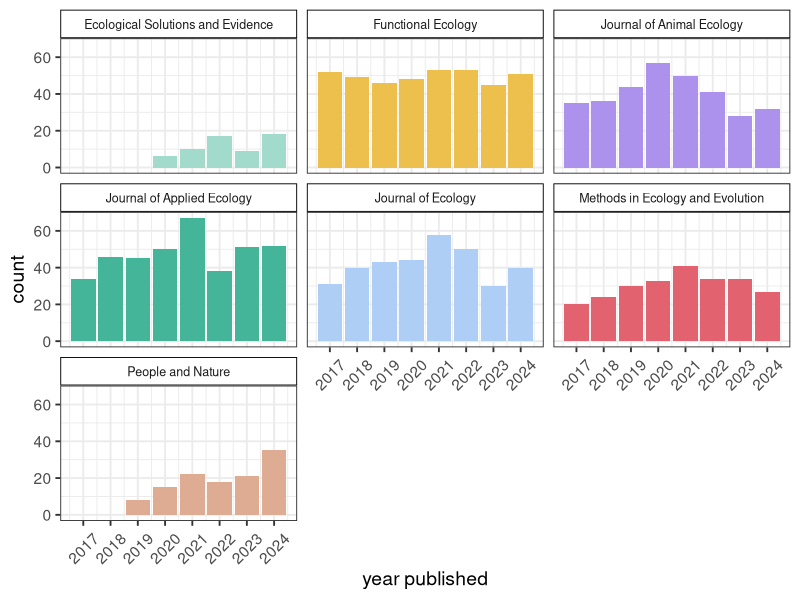
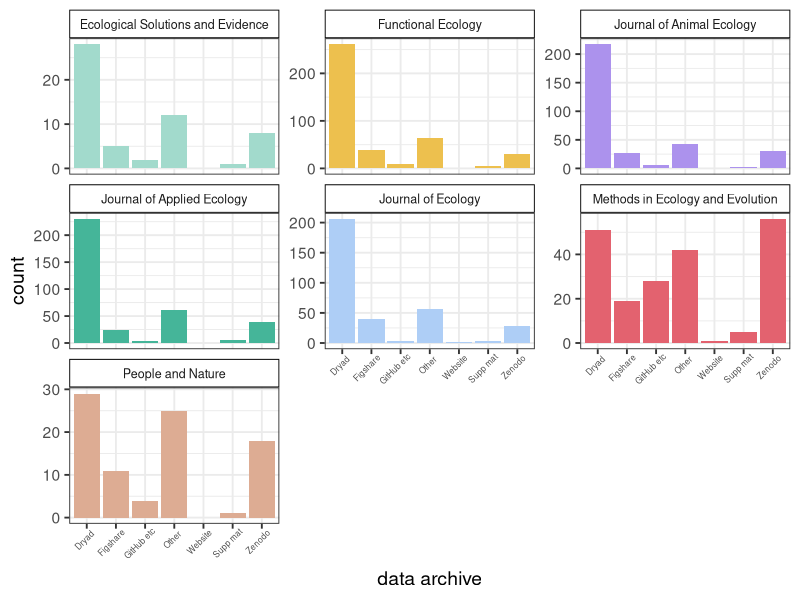
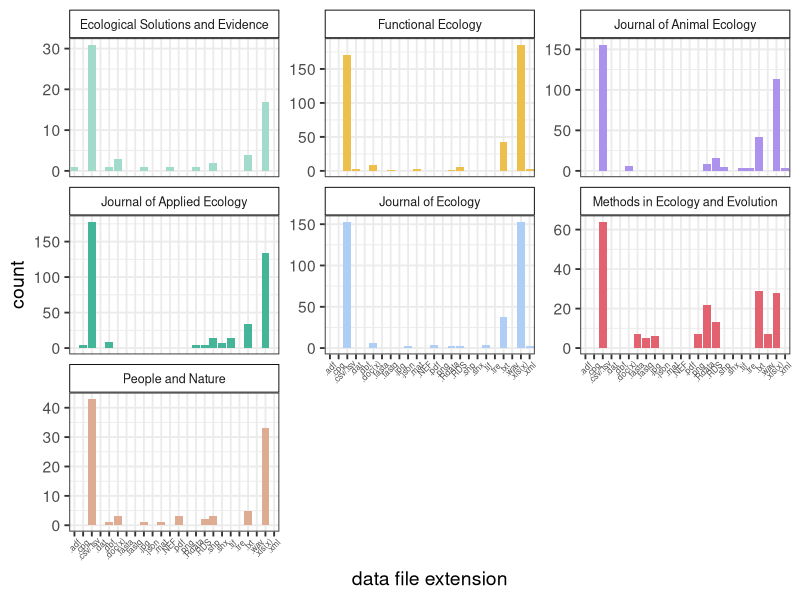
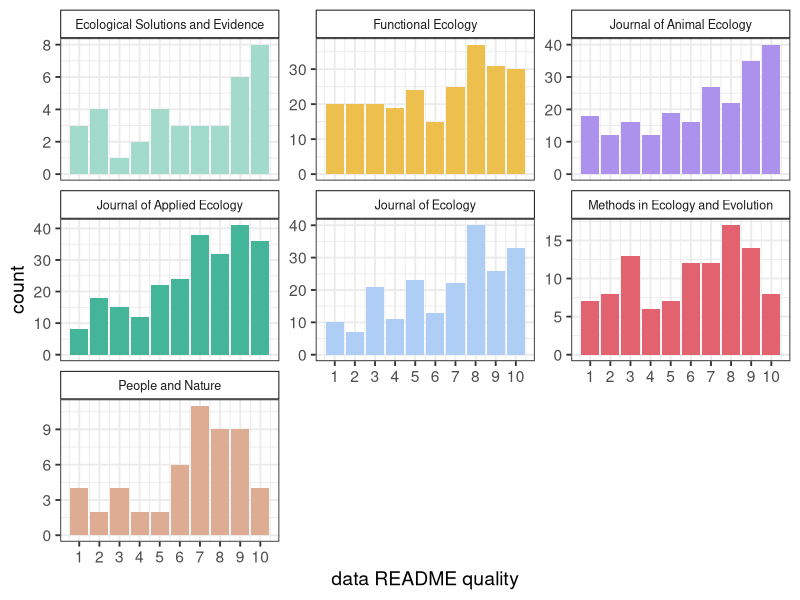
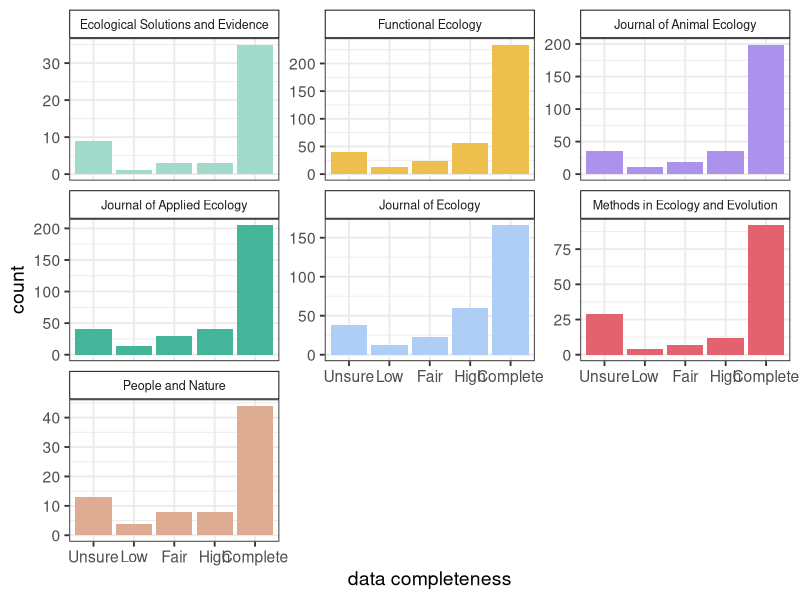
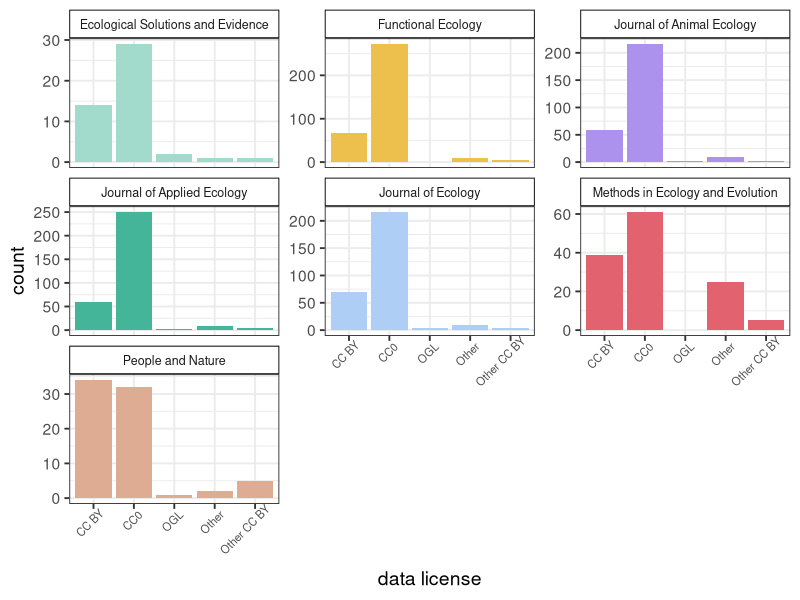
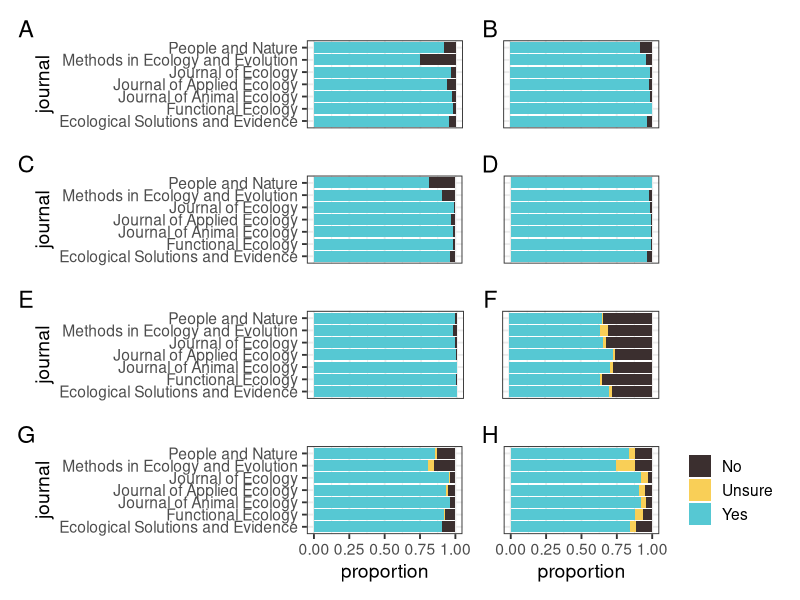
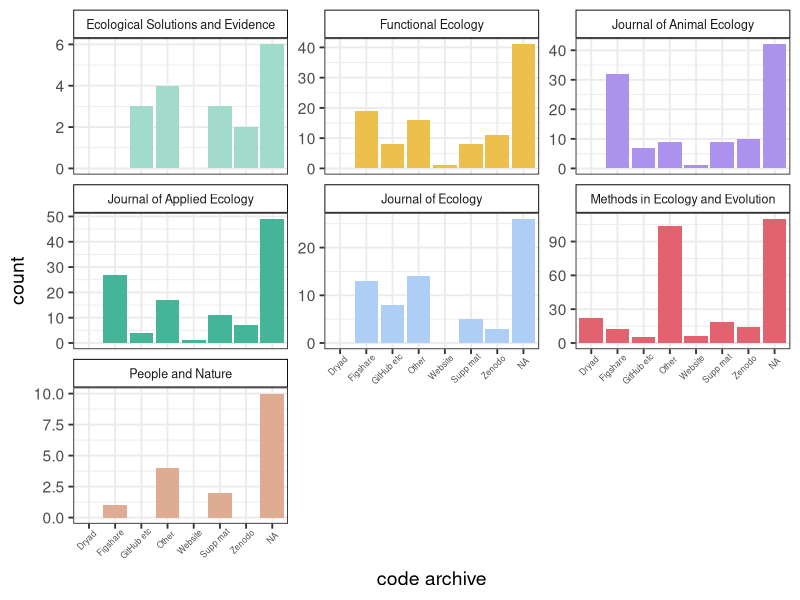

These figures' R source, in order:
# Figures by journal for supplemental

# Load libraries
library(tidyverse)
library(patchwork)

# Build colour scheme for the journals
journal_cols <- c("#A2DACC", # ESE
                  "#EDC04E", # Functional Ecology
                  "#AC92ED", # J Animal Ecology
                  "#45B599", # J Applied Ecology
                  "#AECEF6", # J Ecology
                  "#e3626f", # MEE
                  "#DDAC93") # People and Nature

# Read in the data
papers <- read_csv("data/BES-data-code-hackathon-cleaned_2025-11-16.csv")

remove_x <- theme(axis.title.x=element_blank(),
                  axis.text.x=element_blank(),
                  axis.ticks.x=element_blank())

remove_y <- theme(axis.title.y=element_blank(),
                  axis.text.y=element_blank(),
                  axis.ticks.y=element_blank())
#-------------------------------------------------------------------------------
# Recode as appropriate to clean options up a bit
#------------------------------------------------------------------------------
papers <-
  papers %>%
  mutate(data_availability = case_when(data_availability == "No, but they are available on request" ~ "No",
                                     TRUE ~ as.character(data_availability))) %>%
  mutate(data_download = case_when(data_download == "No, because the data are embargoed" ~ "No",
                                   data_download == "Yes, but not all data" ~ "Yes",
                                   TRUE ~ as.character(data_download))) %>%
  mutate(data_open = case_when(data_open == "Needs specific software or too large" ~ "Maybe",
                               data_open == "Yes, but not all files" ~ "Yes",
                               TRUE ~ as.character(data_open))) %>%
  mutate(data_README = case_when(data_README == "Quasi-README" ~ "Yes",
                                 TRUE ~ as.character(data_README))) %>%
  mutate(data_doi = case_when(data_doi == "Yes, but not for all data archived" ~ "Yes",
                              data_doi == "Yes, but DOI not found/incorrect" ~ "No",
                              TRUE ~ as.character(data_doi))) %>%
  mutate(data_license = case_when(data_license == "Yes, but not for all data archived" ~ "Yes",
                                  TRUE ~ as.character(data_license))) %>%
  mutate(code_open = case_when(code_open == "Maybe if I had the right software" ~ "Maybe",
                               TRUE ~ as.character(code_open))) %>%
  mutate(code_doi = case_when(code_doi == "Yes, same as data" ~ "Yes",
                              TRUE ~ as.character(code_doi)))

#------------------------------------------------------------------------------
# 1. Papers per year
#--------------------
# Summarise papers per year per journal
paper_summary <-
  papers %>%
  group_by(journal, year_published) %>%
  summarise(count = n())

# Plot
ggplot(paper_summary, aes(x = year_published, y = count, fill = journal)) +
  geom_col() +
  theme_bw(base_size = 14) +
  scale_fill_manual(values = journal_cols) +
  theme(legend.position = "none") +
  facet_wrap(~ journal) +
  theme(strip.background = element_rect(colour = "black", fill = "white"), 
        strip.text.x = element_text(size = 9)) +
  xlab("year published") +
  scale_x_continuous(breaks = 2017:2024) +
  theme(axis.text.x = element_text(angle = 45, vjust = 0.5))

# Save figure
ggsave(file = "figures/supp-fig_journals-year.png", width = 8, height = 6)

#-------------------------------------------------------------------------------
# 2. How many papers have data?
#------------------------------
data_by_journal <- 
  papers %>% 
  group_by(journal, data_used)

A <- 
  ggplot(data_by_journal, aes(x = journal, fill = data_used)) + 
  geom_bar(position = "fill") + 
  coord_flip() + 
  scale_fill_manual(values = c("#3b2f2f", "#56c8d3")) +
  theme_bw(base_size = 14) +
  theme(legend.position = "none") +
  remove_x

#-------------------------------------------------------------------------------
# 3. Is the data mentioned in the Data Availability statement?
#--------------------------------------------------------------
data_avail_by_journal <- 
  papers %>% 
  filter(data_used == "Yes") %>% 
  select(journal, data_availability)

B <- 
  ggplot(data_avail_by_journal, aes(x = journal, fill = data_availability)) + 
  geom_bar(position = "fill") + 
  scale_fill_manual(values = c("#3b2f2f", "#56c8d3")) +
  coord_flip() + 
  theme_bw(base_size = 14) +
  theme(legend.position = "none") +
  remove_y +
  remove_x

#--------------------------------------------------------------
# 4. Where are the data archived?
#--------------------------------------------------------------
data_archive_by_journal <- 
  papers %>% 
  filter(data_used == "Yes") %>% 
  select(journal, data_archive) %>% 
  na.omit() %>%
  separate_longer_delim(cols = data_archive, delim = ";") %>%
  group_by(journal, data_archive) %>%
  summarise(count = n())

# split by journal
ggplot(data_archive_by_journal, aes(x = data_archive, y = count, fill = journal)) + 
  geom_col() + 
  theme_bw(base_size = 14) +
  # Remove legend title
  theme(legend.title = element_blank()) +
  scale_fill_manual(values = journal_cols) +
  facet_wrap(~journal, scales = "free_y") +
  theme(legend.position = "none") +
  theme(axis.text.x = element_text(angle = 45, size = 6, hjust = 0.8)) +
  theme(strip.background = element_rect(colour = "black", fill = "white"), 
        strip.text.x = element_text(size = 9)) +
  xlab("data archive") +
  scale_x_discrete(labels = c("Dryad", "Figshare", "GitHub etc", "Other", "Website", "Supp mat", "Zenodo"))

# Save figure
ggsave(file = "figures/supp-fig_journals-data-archive.png", width = 8, height = 6)

#--------------------------------------------------------------
# 5. Can the data be accessed via the link?
#--------------------------------------------------------------
data_link_by_journal <- 
  papers %>% 
  filter(data_used == "Yes") %>% 
  select(journal, data_link) %>% 
  na.omit()

C <- 
  ggplot(data_link_by_journal, aes(x = journal, fill = data_link)) + 
  geom_bar(position = "fill") + 
  scale_fill_manual(values = c("#3b2f2f", "#56c8d3")) +
  coord_flip() + 
  theme_bw(base_size = 14) +
  theme(legend.position = "none") +
  remove_x

#--------------------------------------------------------------
# 6. Can the data be downloaded?
#--------------------------------------------------------------
data_download_by_journal <- 
  papers %>% 
  filter(data_used == "Yes") %>% 
  select(journal, data_download) %>% 
  mutate(data_download = factor(data_download, levels = c("No", "No, because the data are embargoed",
                                                          "Yes, but not all data", "Yes" ))) %>%
  na.omit()

D <- 
  ggplot(data_download_by_journal, aes(x = journal, fill = data_download)) + 
  geom_bar(position = "fill") + 
  scale_fill_manual(values = c("#3b2f2f", "#56c8d3")) +
  coord_flip() + 
  theme_bw(base_size = 14) +
  theme(legend.position = "none") +
  remove_y +
  remove_x

#--------------------------------------------------------------
# 7. Can the data be opened?
#--------------------------------------------------------------
data_open_by_journal <- 
  papers %>% 
  filter(data_used == "Yes") %>% 
  select(journal, data_open) %>% 
  mutate(data_open = factor(data_open, levels = c("No", "Needs specific software or too large",
                                                  "Yes, but not all files", "Yes" ))) %>%
  na.omit()

E <- 
  ggplot(data_open_by_journal, aes(x = journal, fill = data_open)) + 
  geom_bar(position = "fill") + 
  scale_fill_manual(values = c( "#3b2f2f", "#56c8d3")) +
  coord_flip() + 
  theme_bw(base_size = 14) +
  theme(legend.position = "none") +
  remove_x

#--------------------------------------------------------------
# 8. What file extensions are the data stored in?
#--------------------------------------------------------------

# Top data 10 file extensions
summary_data_format <- 
  papers %>% 
  filter(data_used == "Yes") %>% 
  select(journal, data_format) %>%
  separate_longer_delim(cols = data_format, delim = ";") %>%
  na.omit() %>%
  group_by(journal, data_format) %>%
  summarise(count = n()) %>% 
  arrange(-count) %>% 
  slice(1:10)

ggplot(summary_data_format, aes(x = data_format, y = count, fill = journal)) +
  geom_col() +
  facet_wrap(~journal, scales = "free_y") +
  theme_bw(base_size = 14) +
  theme(strip.background = element_rect(colour = "black", fill = "white"), 
        strip.text.x = element_text(size = 9)) +
  xlab("data file extension") +
  scale_fill_manual(values = journal_cols) +
  theme(legend.position = "none") +
  theme(axis.text.x = element_text(angle = 45, size = 6, hjust = 0.8))

# Save figure
ggsave(file = "figures/supp-fig_journals-data-file-extension.png", width = 8, height = 6)

#--------------------------------------------------------------
# 9. Does the data have a readme?
#--------------------------------------------------------------
data_readme_by_journal <- 
  papers %>% 
  filter(data_used == "Yes") %>% 
  select(journal, data_README) %>%
  na.omit()

F <- 
  ggplot(data_readme_by_journal, aes(x = journal, fill = data_README)) + 
  geom_bar(position = "fill") + 
  scale_fill_manual(values = c( "#3b2f2f","#f9cf57", "#56c8d3")) +
  coord_flip() + 
  theme_bw(base_size = 14) +
  theme(legend.position = "none") +
  remove_y +
  remove_x

#--------------------------------------------------------------
# 10. How useful is the readme?
#--------------------------------------------------------------
data_readme_scale_by_journal <- 
  papers %>% 
  filter(data_used == "Yes") %>% 
  select(journal, data_README_scale) %>%
  na.omit()

ggplot(data_readme_scale_by_journal, aes(x = data_README_scale, fill = journal)) + 
  geom_bar() + 
  theme_bw(base_size = 14) +
  # Remove legend
  theme(legend.position = "none") +
  scale_fill_manual(values = journal_cols) +
  theme(strip.background = element_rect(colour = "black", fill = "white"), 
        strip.text.x = element_text(size = 9)) +
  facet_wrap(~journal, scales = "free_y") +
  xlab("data README quality") +
  scale_x_continuous(breaks = 1:10)

# Save figure
ggsave(file = "figures/supp-fig_journals-data-readme-quality.png", width = 8, height = 6)

# Average usefulness of README
data_readme_scale_by_journal %>% 
  group_by(journal) %>% 
  summarise(`Average README usefulness` = median(data_README_scale, na.rm = TRUE))

#--------------------------------------------------------------
# 11. How complete are the archived data?
#--------------------------------------------------------------
data_completeness_by_journal <- 
  papers %>% 
  filter(data_used == "Yes") %>% 
  select(journal, data_completeness) %>% 
  mutate(data_completeness = factor(data_completeness, levels = c("Unsure", "Low", "Fair", 
                                                                  "High", "Complete"))) %>%
  na.omit() 

ggplot(data_completeness_by_journal, aes(x = data_completeness, fill = journal)) + 
  geom_bar() + 
  theme_bw(base_size = 14) +
  # Remove legend
  theme(legend.position = "none") +
  scale_fill_manual(values = journal_cols) +
  theme(strip.background = element_rect(colour = "black", fill = "white"), 
        strip.text.x = element_text(size = 9)) +
  facet_wrap(~journal, scales = "free_y") +
  xlab("data completeness")

# Save figure
ggsave(file = "figures/supp-fig_journals-data-completeness.png", width = 8, height = 6)

#--------------------------------------------------------------
# 12. Does the data have a DOI?
#--------------------------------------------------------------
data_doi_by_journal <- 
  papers %>% 
  filter(data_used == "Yes") %>% 
  select(journal, data_doi) %>% 
  na.omit() 

G <- 
  ggplot(data_doi_by_journal, aes(x = journal, fill = data_doi)) + 
  geom_bar(position = "fill") + 
  coord_flip() + 
  theme_bw(base_size = 14) +
  # Remove legend title
  theme(legend.title = element_blank()) +
  ylab("proportion") +
  theme(legend.position = "none") +
  scale_fill_manual(values = c( "#3b2f2f","#f9cf57", "#56c8d3"))

#--------------------------------------------------------------
# 13. Does the data have a license?
#--------------------------------------------------------------
data_license_by_journal <- 
  papers %>% 
  filter(data_used == "Yes") %>% 
  select(journal, data_license) %>% 
  mutate(data_license = factor(data_license, levels = c("No", "Unsure", "Yes, but not for all data archived", "Yes"))) %>%
  na.omit() 

H <- 
  ggplot(data_license_by_journal, aes(x = journal, fill = data_license)) + 
  geom_bar(position = "fill") + 
  scale_fill_manual(values = c( "#3b2f2f", "#f9cf57", "#56c8d3")) +
  coord_flip() + 
  theme_bw(base_size = 14) +
  ylab("proportion") +
  # Remove legend title
  theme(legend.title = element_blank()) +
  remove_y

#--------------------------------------------------------------
# 14. If it does have a license what type?
#--------------------------------------------------------------
data_license_type_by_journal <- 
  papers %>% 
  filter(data_used == "Yes" & data_license_type != "No") %>% 
  select(journal, data_license_type) %>% 
  mutate(data_license_type = case_when(data_license_type == "CC BY derivatives" ~ "Other CC BY",
                                       TRUE ~ as.character(data_license_type))) %>%
  na.omit() 

ggplot(data_license_type_by_journal, aes(fill = journal, x = data_license_type)) + 
  geom_bar() + 
  theme_bw(base_size = 14) +
  # Remove legend
  theme(legend.position = "none") +
  scale_fill_manual(values = journal_cols) +
  theme(strip.background = element_rect(colour = "black", fill = "white"), 
        strip.text.x = element_text(size = 9)) +
  facet_wrap(~journal, scales = "free_y") +
  xlab("data license") +
  theme(axis.text.x = element_text(angle = 45, size = 8, hjust = 0.8, ))

# Save figure
ggsave(file = "figures/supp-fig_journals-data-license.png", width = 8, height = 6)

#--------------------------------------------------------------
# Combine plots
#--------------------------------------------------------------

(A + B) / (C + D) / (E + F) + (G + H) + plot_annotation(tag_levels = "A")

# Save figure
ggsave(file = "figures/supp-fig_journals-data-variables.png", width = 8, height = 8)

#------------------------------
# CODE
#------------------------------------------------------------------------------
# 2. How many papers have code?
#------------------------------
code_by_journal <- 
  papers %>% 
  group_by(journal, code_used)

A1 <- 
  ggplot(code_by_journal, aes(x = journal, fill = code_used)) + 
  geom_bar(position = "fill") + 
  coord_flip() + 
  scale_fill_manual(values = c("#3b2f2f", "#f9cf57", "#56c8d3")) +
  theme_bw(base_size = 14) +
  theme(legend.position = "none") +
  remove_x

#-------------------------------------------------------------------------------
# 3. Is the code mentioned in the Data Availability statement?
#--------------------------------------------------------------
code_avail_by_journal <- 
  papers %>% 
  filter(code_used == "Yes") %>% 
  select(journal, code_availability) %>%
  na.omit()

B1 <- 
  ggplot(code_avail_by_journal, aes(x = journal, fill = code_availability)) + 
  geom_bar(position = "fill") + 
  scale_fill_manual(values = c("#3b2f2f", "#56c8d3")) +
  coord_flip() + 
  theme_bw(base_size = 14) +
  theme(legend.position = "none") +
  remove_y +
  remove_x
#--------------------------------------------------------------
# 4. Where are the code archived?
#--------------------------------------------------------------
code_archive_by_journal <- 
  papers %>% 
  filter(code_used == "Yes") %>% 
  select(journal, code_archive) %>% 
  na.omit() %>%
  separate_longer_delim(cols = code_archive, delim = ";") %>%
  group_by(journal, code_archive) %>%
  summarise(count = n())

# split by journal
ggplot(code_archive_by_journal, aes(x = code_archive, y = count, fill = journal)) + 
  geom_col() + 
  theme_bw(base_size = 14) +
  # Remove legend title
  theme(legend.title = element_blank()) +
  scale_fill_manual(values = journal_cols) +
  facet_wrap(~journal, scales = "free_y") +
  theme(legend.position = "none") +
  theme(axis.text.x = element_text(angle = 45, size = 6, hjust = 0.8)) +
  theme(strip.background = element_rect(colour = "black", fill = "white"), 
        strip.text.x = element_text(size = 9)) +
  xlab("code archive") +
  scale_x_discrete(labels = c("Dryad", "Figshare", "GitHub etc", "Other", "Website", "Supp mat", "Zenodo"))

# Save figure
ggsave(file = "figures/supp-fig_journals-code-archive.png", width = 8, height = 6)
  
#--------------------------------------------------------------
# 5. Can the code be accessed via the link?
#--------------------------------------------------------------
code_link_by_journal <- 
  papers %>% 
  filter(code_used == "Yes") %>% 
  select(journal, code_link) %>% 
  na.omit()

C1 <- 
  ggplot(code_link_by_journal, aes(x = journal, fill = code_link)) + 
  geom_bar(position = "fill") + 
  scale_fill_manual(values = c("#3b2f2f", "#56c8d3")) +
  coord_flip() + 
  theme_bw(base_size = 14) +
  theme(legend.position = "none") +
  remove_x

#--------------------------------------------------------------
# 6. Can the code be downloaded?
#--------------------------------------------------------------
code_download_by_journal <- 
  papers %>% 
  filter(code_used == "Yes") %>% 
  select(journal, code_download) %>% 
  mutate(code_download = factor(code_download, levels = c("No", "No, because the code are embargoed",
                                                          "Yes, but not all code", "Yes" ))) %>%
  na.omit()

D1 <- 
  ggplot(code_download_by_journal, aes(x = journal, fill = code_download)) + 
  geom_bar(position = "fill") + 
  scale_fill_manual(values = c("#3b2f2f", "#56c8d3")) +
  coord_flip() + 
  theme_bw(base_size = 14) +
  theme(legend.position = "none") +
  remove_y +
  remove_x

#--------------------------------------------------------------
# 7. Can the code be opened?
#--------------------------------------------------------------
code_open_by_journal <- 
  papers %>% 
  filter(code_used == "Yes") %>% 
  select(journal, code_open) %>% 
  mutate(code_open = factor(code_open, levels = c("No", "Needs specific software or too large",
                                                  "Yes, but not all files", "Yes" ))) %>%
  na.omit()

E1 <- 
  ggplot(code_open_by_journal, aes(x = journal, fill = code_open)) + 
  geom_bar(position = "fill") + 
  scale_fill_manual(values = c( "#3b2f2f", "#56c8d3")) +
  coord_flip() + 
  theme_bw(base_size = 14) +
  theme(legend.position = "none") +
  remove_x

#--------------------------------------------------------------
# 8. What file extensions are the code stored in?
#--------------------------------------------------------------

# Top code 10 file extensions
summary_code_format <- 
  papers %>% 
  filter(code_used == "Yes") %>% 
  select(journal, code_format) %>%
  separate_longer_delim(cols = code_format, delim = ";") %>%
  na.omit() %>%
  group_by(journal, code_format) %>%
  summarise(count = n()) %>% 
  arrange(-count) %>% 
  slice(1:10)

ggplot(summary_code_format, aes(x = code_format, y = count, fill = journal)) +
 geom_col() +
  facet_wrap(~journal, scales = "free_y") +
  theme_bw(base_size = 14) +
  theme(strip.background = element_rect(colour = "black", fill = "white"), 
        strip.text.x = element_text(size = 9)) +
  xlab("code file extension") +
  scale_fill_manual(values = journal_cols) +
  theme(legend.position = "none") +
  theme(axis.text.x = element_text(angle = 45, size = 6, hjust = 0.8, ))

# Save figure
ggsave(file = "figures/supp-fig_journals-code-file-extension.png", width = 8, height = 6)

#--------------------------------------------------------------
# 9. Does the code have a readme?
#--------------------------------------------------------------
code_readme_by_journal <- 
  papers %>% 
  filter(code_used == "Yes") %>% 
  select(journal, code_README) %>%
  mutate(code_README = case_when(code_README == "Quasi-README" ~ "Yes",
                                 TRUE ~ as.character(code_README))) %>%
  na.omit()

F1 <- 
  ggplot(code_readme_by_journal, aes(x = journal, fill = code_README)) + 
  geom_bar(position = "fill") + 
  scale_fill_manual(values = c( "#3b2f2f", "#56c8d3")) +
  coord_flip() + 
  theme_bw(base_size = 14) +
  theme(legend.position = "none") +
  remove_y +
  remove_x

#--------------------------------------------------------------
# 10. How useful is the readme?
#--------------------------------------------------------------
code_readme_scale_by_journal <- 
  papers %>% 
  filter(code_used == "Yes") %>% 
  select(journal, code_README_scale) %>%
  na.omit()

ggplot(code_readme_scale_by_journal, aes(x = code_README_scale, fill = journal)) + 
  geom_bar() + 
  theme_bw(base_size = 14) +
  # Remove legend
  theme(legend.position = "none") +
  scale_fill_manual(values = journal_cols) +
  theme(strip.background = element_rect(colour = "black", fill = "white"), 
        strip.text.x = element_text(size = 9)) +
  facet_wrap(~journal, scales = "free_y") +
  xlab("code README quality") +
  scale_x_continuous(breaks = 1:10)

# Save figure
ggsave(file = "figures/supp-fig_journals-code-readme-quality.png", width = 8, height = 6)

# Average usefulness of README
code_readme_scale_by_journal %>% 
  group_by(journal) %>% 
  summarise(`Average README usefulness` = median(code_README_scale, na.rm = TRUE))

#--------------------------------------------------------------
# 11. How well annotated are the archived code?
#--------------------------------------------------------------
code_annotation_by_journal <- 
  papers %>% 
  filter(code_used == "Yes") %>% 
  select(journal, code_annotation_scale) %>%
  na.omit()

ggplot(code_annotation_by_journal, aes(x = code_annotation_scale, fill = journal)) + 
  geom_bar() + 
  geom_bar() + 
  theme_bw(base_size = 14) +
  # Remove legend
  theme(legend.position = "none") +
  scale_fill_manual(values = journal_cols) +
  theme(strip.background = element_rect(colour = "black", fill = "white"), 
        strip.text.x = element_text(size = 9)) +
  facet_wrap(~journal, scales = "free_y") +
  xlab("code annotation") +
  scale_x_continuous(breaks = 1:10)

# Save figure
ggsave(file = "figures/supp-fig_journals-code-annotation.png", width = 8, height = 6)

# Average completeness of annotation
code_annotation_by_journal %>% 
  group_by(journal) %>% 
  summarise(`Average annotation` = median(code_annotation_scale, na.rm = TRUE)) %>% 
  arrange(-`Average annotation`) 
#--------------------------------------------------------------
# 12. Does the code have a DOI?
#--------------------------------------------------------------
code_doi_by_journal <- 
  papers %>% 
  filter(code_used == "Yes") %>% 
  select(journal, code_doi) %>% 
  na.omit() 

G1 <- 
  ggplot(code_doi_by_journal, aes(x = journal, fill = code_doi)) + 
  geom_bar(position = "fill") + 
  coord_flip() + 
  theme_bw(base_size = 14) +
  # Remove legend title
  theme(legend.title = element_blank()) +
  ylab("proportion") +
  theme(legend.position = "none") +
  scale_fill_manual(values = c( "#3b2f2f","#f9cf57", "#56c8d3"))

#--------------------------------------------------------------
# 13. Does the code have a license?
#--------------------------------------------------------------
code_license_by_journal <- 
  papers %>% 
  filter(code_used == "Yes") %>% 
  select(journal, code_license) %>% 
  mutate(code_license = factor(code_license, levels = c("No", "Unsure", "Yes, but not for all code archived", "Yes"))) %>%
  na.omit() 

H1 <- 
  ggplot(code_license_by_journal, aes(x = journal, fill = code_license)) + 
  geom_bar(position = "fill") + 
  scale_fill_manual(values = c( "#3b2f2f", "#f9cf57", "#56c8d3")) +
  coord_flip() + 
  theme_bw(base_size = 14) +
  ylab("proportion") +
  # Remove legend title
  theme(legend.title = element_blank()) +
  remove_y

#--------------------------------------------------------------
# 14. If it does have a license what type?
#--------------------------------------------------------------
code_license_type_by_journal <- 
  papers %>% 
  filter(code_used == "Yes" & code_license_type != "No") %>% 
  select(journal, code_license_type) %>% 
  mutate(code_license_type = case_when(code_license_type == "CC BY derivatives" ~ "Other CC BY",
                                  TRUE ~ as.character(code_license_type))) %>%
  na.omit() 

ggplot(code_license_type_by_journal, aes(fill = journal, x = code_license_type)) + 
  geom_bar() + 
  theme_bw(base_size = 14) +
  # Remove legend
  theme(legend.position = "none") +
  scale_fill_manual(values = journal_cols) +
  theme(strip.background = element_rect(colour = "black", fill = "white"), 
        strip.text.x = element_text(size = 9)) +
  facet_wrap(~journal, scales = "free_y") +
  xlab("code license") +
  theme(axis.text.x = element_text(angle = 45, size = 8, hjust = 0.8))

# Save figure
ggsave(file = "figures/supp-fig_journals-code-license.png", width = 8, height = 6)


#--------------------------------------------------------------
# 15. What language is the code in?

# Top code 10 languages
summary_code_language <- 
  papers %>% 
  filter(code_used == "Yes") %>% 
  select(journal, code_language) %>%
  separate_longer_delim(cols = code_language, delim = ";") %>%
  na.omit() %>%
  group_by(journal, code_language) %>%
  summarise(count = n()) %>% 
  arrange(-count) %>% 
  slice(1:10)

ggplot(summary_code_language, aes(fill = journal, x = code_language, y = count)) + 
  geom_col() + 
  theme_bw(base_size = 14) +
  # Remove legend
  theme(legend.position = "none") +
  scale_fill_manual(values = journal_cols) +
  theme(strip.background = element_rect(colour = "black", fill = "white"), 
        strip.text.x = element_text(size = 9)) +
  facet_wrap(~journal, scales = "free_y") +
  xlab("programming language") +
  theme(axis.text.x = element_text(angle = 45, size = 8, hjust = 0.8))

# Save figure
ggsave(file = "figures/supp-fig_journals-code-language.png", width = 8, height = 6)

#--------------------------------------------------------------
# Combine plots
#--------------------------------------------------------------

(A1 + B1) / (C1 + D1) / (E1 + F1) + (G1 + H1) + plot_annotation(tag_levels = "A")

# Save figure
ggsave(file = "figures/supp-fig_journals-code-variables.png", width = 8, height = 8)

#--------------------------------------------------------------
